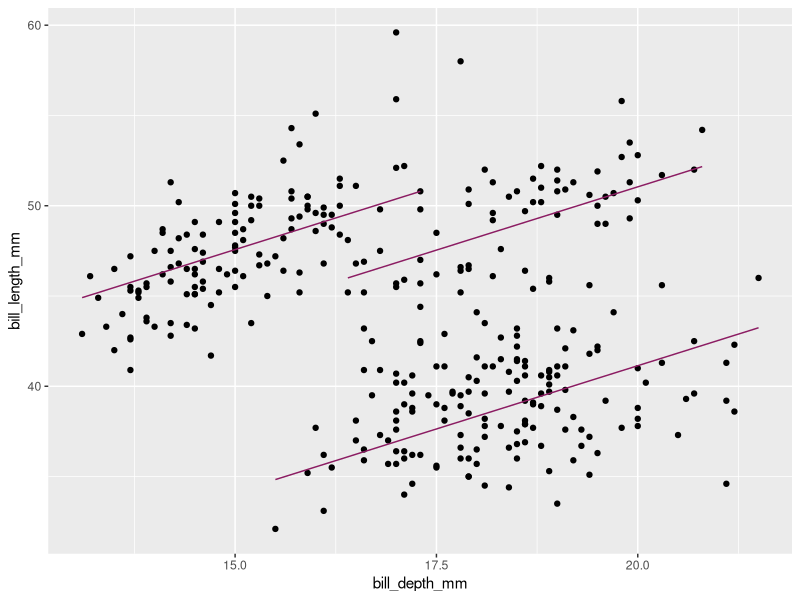
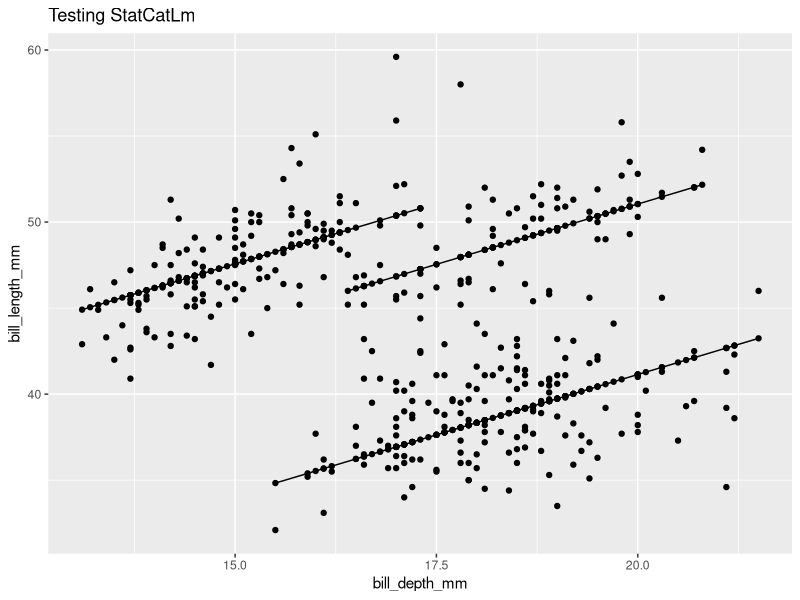
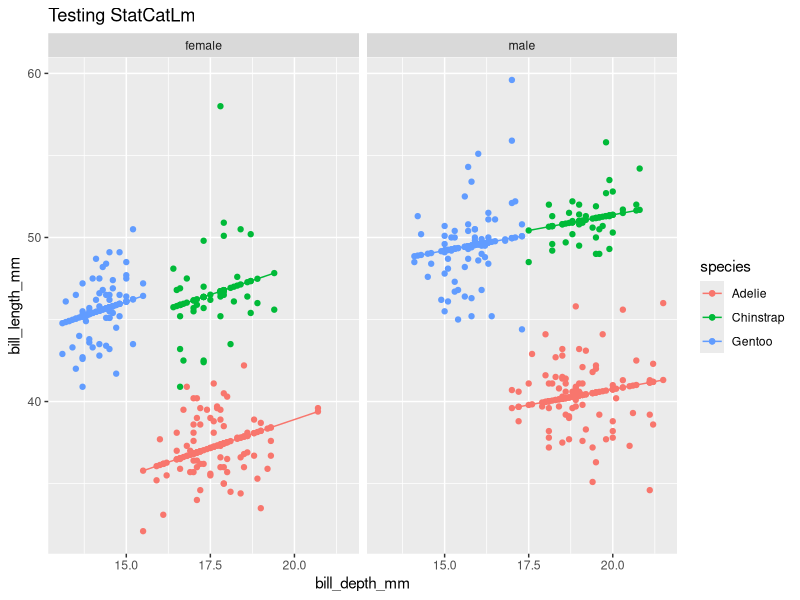
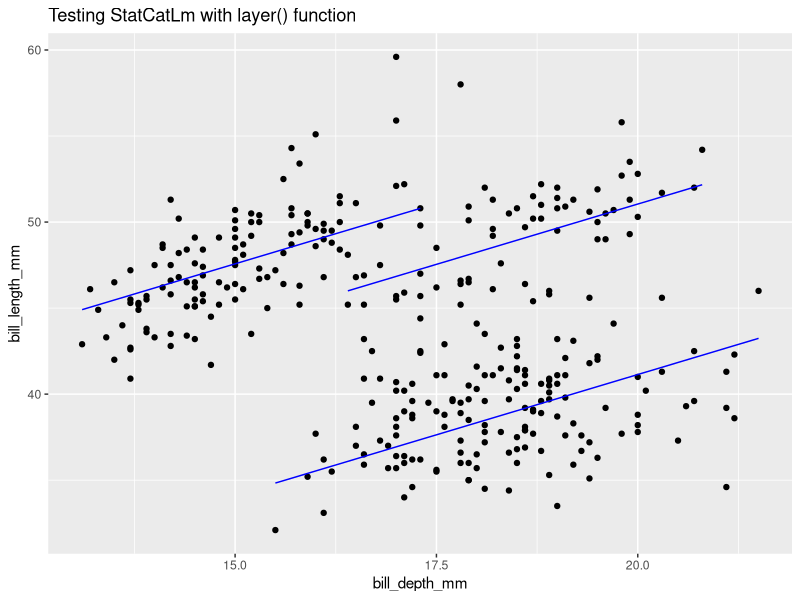
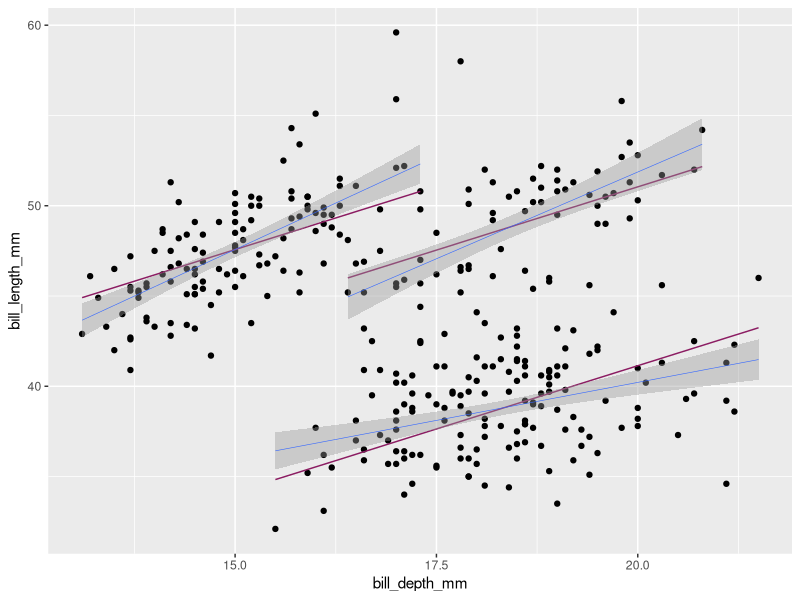
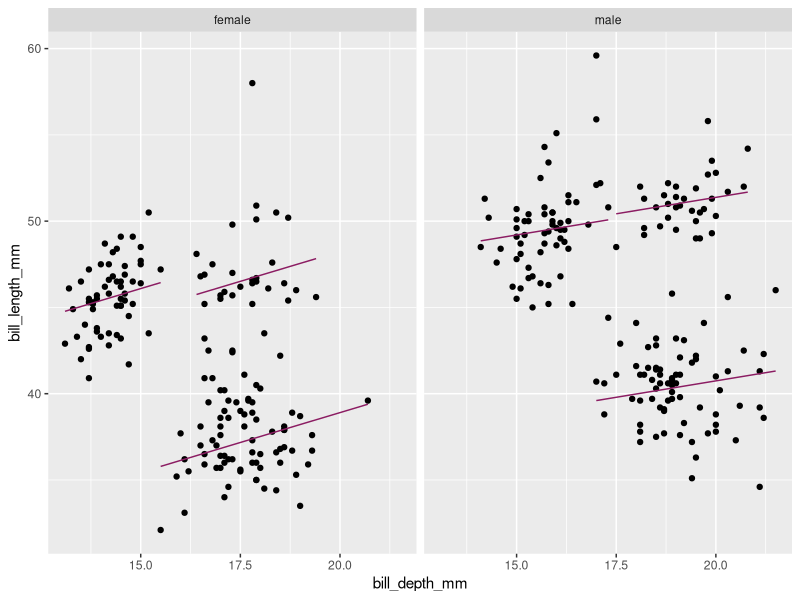

These charts were generated, in order, by the following R code:
## ---- chunk 1
#| label: fitted_1

library(tidyverse)
penguins <- remove_missing(palmerpenguins::penguins)

model <- lm(formula = bill_length_mm ~ bill_depth_mm + 
              species, 
            data = penguins) 

penguins_w_fitted <- penguins |> 
  mutate(fitted = model$fitted.values)

penguins |> 
  ggplot() + 
  aes(x = bill_depth_mm, 
      y = bill_length_mm,
      group = species) +
  geom_point() + 
  geom_line(data = penguins_w_fitted,
             aes(y = fitted),
             color = "maroon4")
## ---- chunk 2
layer_data(plot = last_plot(), 
           i = 2) # the fitted y (not the raw data y) is of interest
## ---- chunk 3
#| label: fitted_2

compute_panel_cat_lm <- function(data, scales){

  model<-lm(formula = y ~ x + cat, data = data)
  
  data |> 
    mutate(y = model$fitted.values)
  
}
## ---- chunk 4
## Test compute. 
penguins |>
  select(x = bill_depth_mm, 
         y = bill_length_mm,
         cat = species) |>
  compute_panel_cat_lm()
## ---- chunk 5
#| label: fitted_3
StatCatLm <- ggplot2::ggproto(`_class` = "StatCatLm",
                                  `_inherit` = ggplot2::Stat,
                                  required_aes = c("x", "y", "cat"),
                                  compute_panel = compute_panel_cat_lm)
## ---- chunk 6
penguins |> 
  ggplot() + 
  aes(x = bill_depth_mm,
      y = bill_length_mm,
      cat = species) + 
  geom_point() + 
  geom_point(stat = StatCatLm) +
  geom_line(stat = StatCatLm) + 
  labs(title = "Testing StatCatLm")

## ---- chunk 7
last_plot() + 
  aes(color = species) + 
  facet_wrap(facet = vars(sex))
## ---- chunk 8
penguins |> 
  ggplot() + 
  aes(x = bill_depth_mm,
      y = bill_length_mm,
      cat = species) + 
  geom_point() + 
  layer(geom = GeomLine, 
        stat = StatCatLm, 
        position = "identity", 
        params = list(color = "blue")) + 
  labs(title = "Testing StatCatLm with layer() function")
## ---- chunk 9
#| label: fitted_4

stat_cat_lm <- function(mapping = NULL, data = NULL, geom = "line", position = "identity", 
    ..., show.legend = NA, inherit.aes = TRUE) {
    layer(data = data, mapping = mapping, stat = StatCatLm, 
        geom = geom, position = position, show.legend = show.legend, 
        inherit.aes = inherit.aes, params = list(na.rm = FALSE, 
            ...))
}
## ---- chunk 10
geom_cat_lm <- stat_cat_lm
## ---- chunk 11
#| label: fitted_5
penguins |> 
  ggplot() + 
  aes(x = bill_depth_mm, 
      y = bill_length_mm,
      cat = species) +
  geom_point() + 
  geom_cat_lm(color = "maroon4") +
  geom_smooth(method = "lm", 
              linewidth = .2) 
## ---- chunk 12
#| label: fitted_6
penguins |> 
  ggplot() + 
  aes(x = bill_depth_mm, 
      y = bill_length_mm,
      cat = species) +
  geom_point() + 
  geom_cat_lm(color = "maroon4") + 
  facet_wrap(facets = vars(sex))
## ---- chunk 13
library(tidyverse)

# Step 1. Define compute
compute_panel_cat_lm <- function(data, scales){
  model <- lm(formula = y ~ x + cat, data = data)
  data |> 
    mutate(y = model$fitted.values)
}


# Step 2. Define Stat
StatCatLm = ggproto(`_class` = "StatCatLm",
                      `_inherit` = Stat,
                      required_aes = c("x", "y"),
                      compute_group = compute_panel_cat_lm)

# Step 3. Define user-facing functions

## define stat_*()
stat_cat_lm <- function(mapping = NULL, data = NULL, 
                         geom = "line", position = "identity", 
                         ..., show.legend = NA, inherit.aes = TRUE) 
{
    layer(data = data, mapping = mapping, stat = StatCatLm, 
        geom = geom, position = position, show.legend = show.legend, 
        inherit.aes = inherit.aes, params = rlang::list2(na.rm = FALSE, 
            ...))
}

## define geom_*()
geom_cat_lm <- stat_cat_lm
